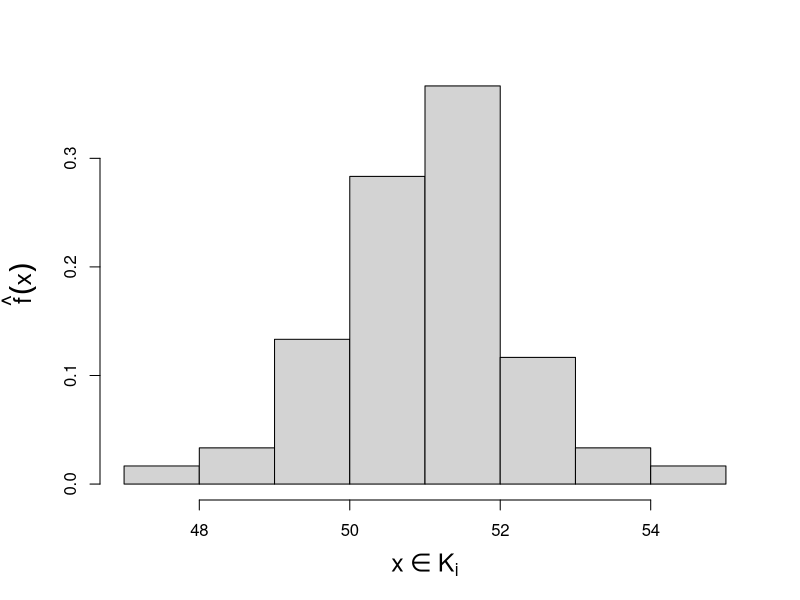

Recreate this plot in R.
# setting up the axis label size and margin (bottom, left, top, right)
par(cex.lab = 1.5, mai = c(b = 1, l = 1, t = 0.7, r = 0.5))
# histogram with relative frequencies
hist(nhtemp, freq = F, main = "", ylab = expression(hat(f)(x)), xlab = expression(x %in% K[i])) 
 TRUE